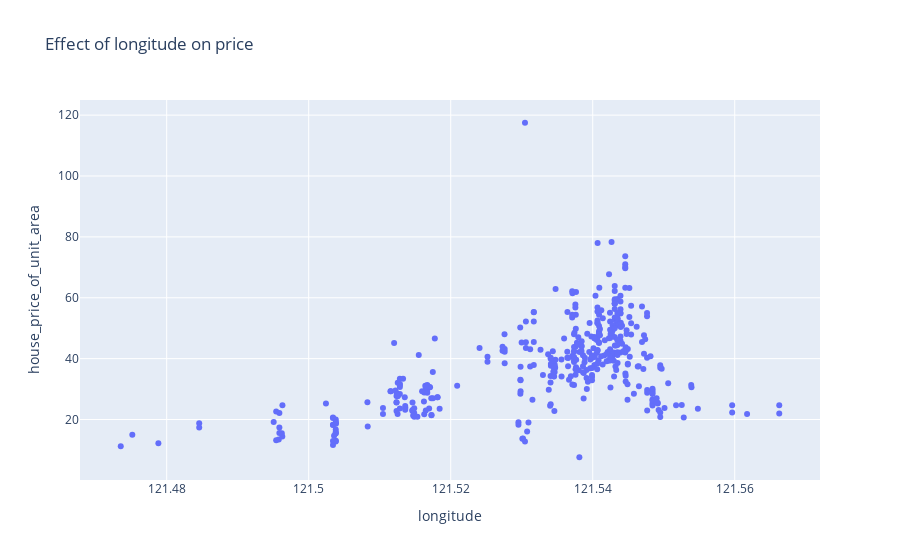

The code cell stored with this chart in its notebook:
### Markdown cell above
#### 5. Effect of longitude on price

### Code cell
px.scatter(house_df, x = 'longitude', y = 'house_price_of_unit_area', title = 'Effect of longitude on price')

### Figure 1 — Plotly figure (JSON) as saved in the notebook; plotly's stock layout.template omitted (floating-point values rounded to 4 significant figures; data arrays with more than 128 entries replaced by an {"elided": "..."} marker saying what was removed)
{"data": [{"hovertemplate": "longitude=%{x}<br>house_price_of_unit_area=%{y}<extra></extra>", "legendgroup": "", "marker": {"color": "#636efa", "symbol": "circle"}, "mode": "markers", "name": "", "orientation": "v", "showlegend": false, "type": "scatter", "x": {"elided": "414 float values"}, "xaxis": "x", "y": {"elided": "414 float values"}, "yaxis": "y"}], "layout": {"legend": {"tracegroupgap": 0}, "title": {"text": "Effect of longitude on price"}, "xaxis": {"anchor": "y", "domain": [0, 1], "title": {"text": "longitude"}}, "yaxis": {"anchor": "x", "domain": [0, 1], "title": {"text": "house_price_of_unit_area"}}}}
